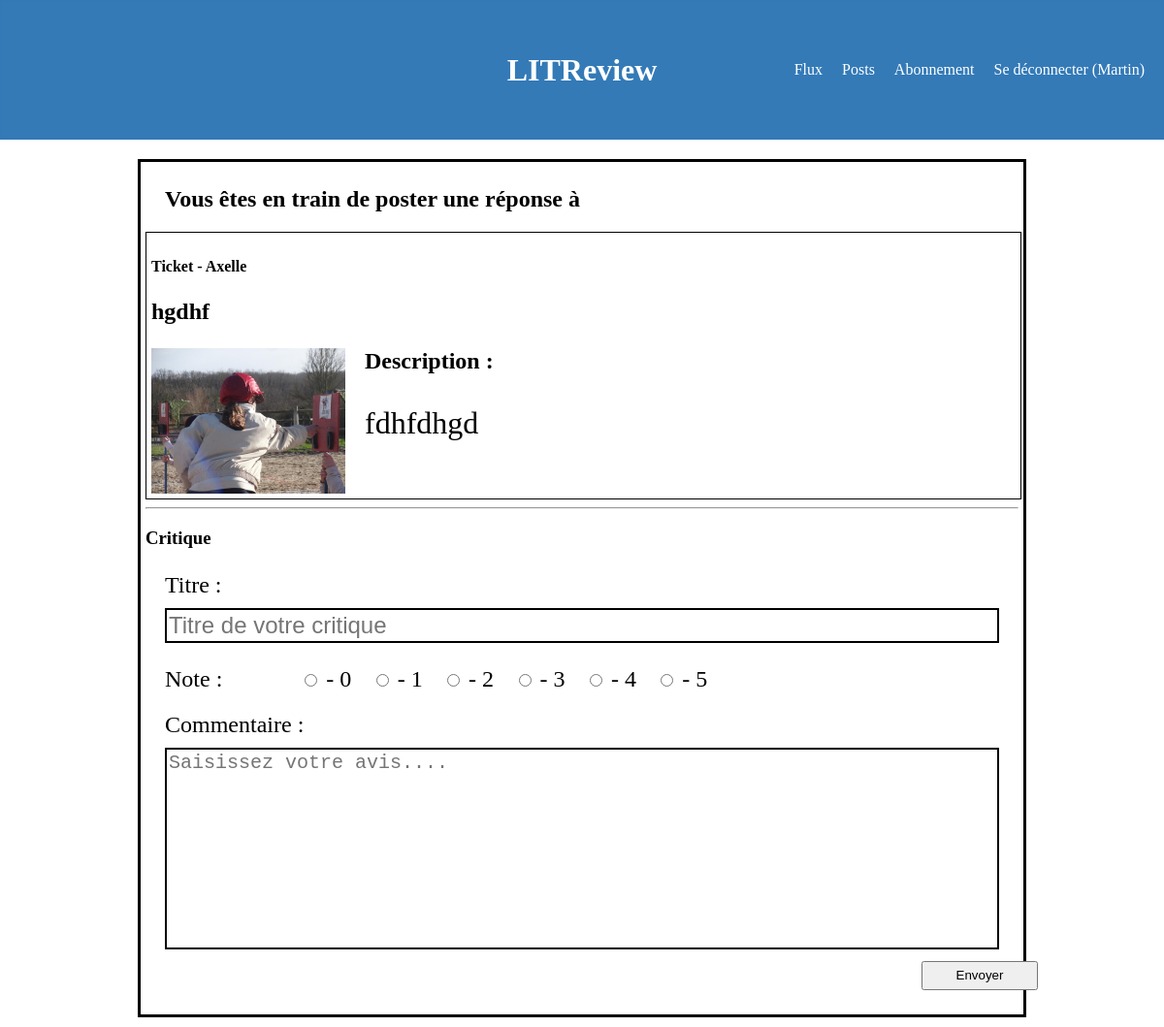
Page /review/40/create (signed in) on the earlier database version.
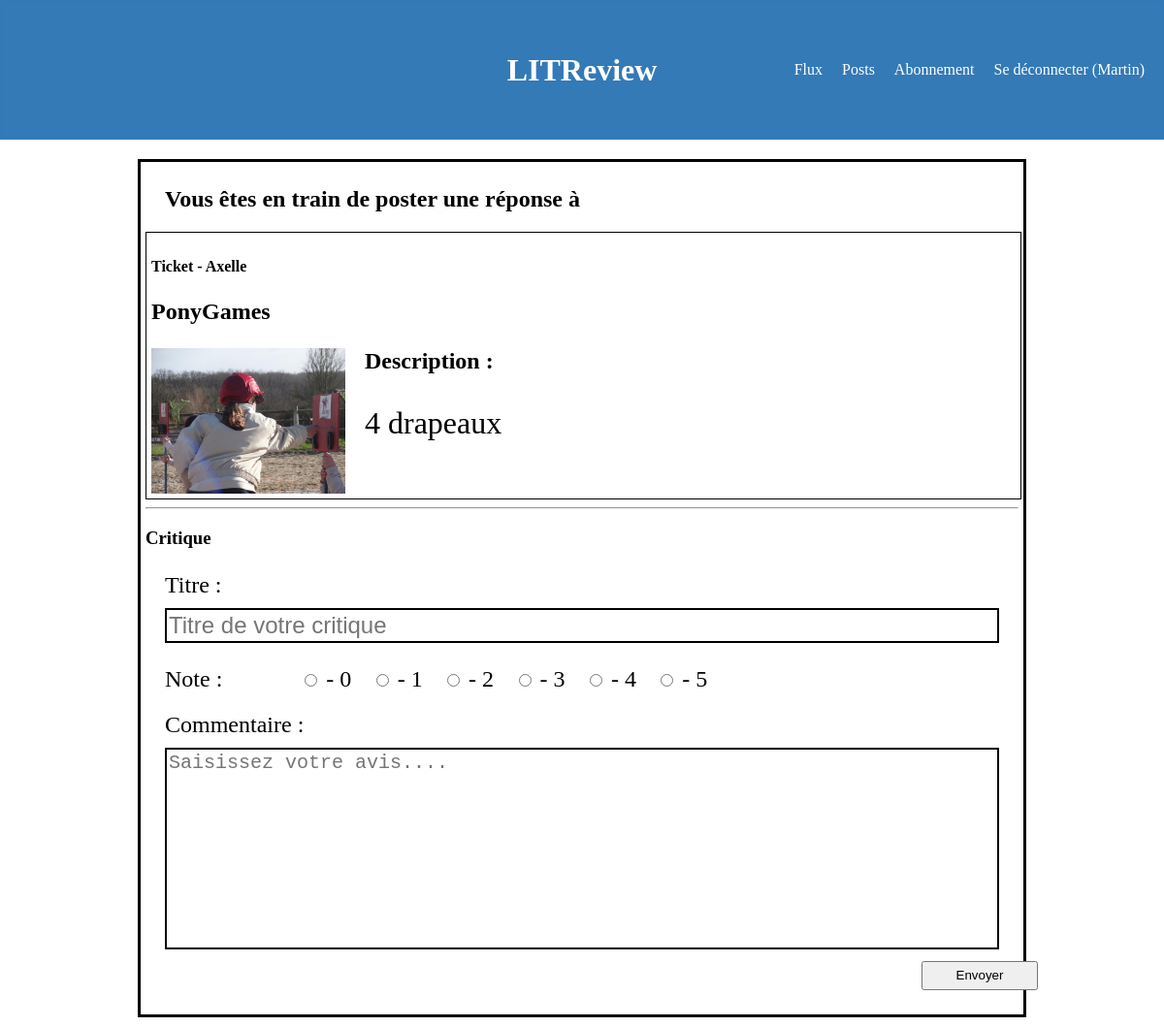
Same page on the later database version.
### review/models.py (models this page shows, shortened)
class Ticket(models.Model):
    IMAGE_MAX_SIZE = (800, 800)
    title = models.CharField(max_length=128, verbose_name='Titre', null=False, blank=False)
    description = models.TextField(max_length=2048, null=False, blank=False, verbose_name='Description')
    user = models.ForeignKey(to=settings.AUTH_USER_MODEL, on_delete=models.CASCADE)
    image = models.ImageField(verbose_name='Image')
    time_created = models.DateTimeField(auto_now=True)
    review_created = models.BooleanField(default=False)

### authentication/models.py (models this page shows)
class User(AbstractUser):
    follows = models.ManyToManyField(
        'self',
        symmetrical=False,
        verbose_name='abonné',
    )

### review/views.py (the view)
# urls.py: path('review/<int:ticket_id>/create', review.views.review_create, name='review_create'),
@login_required
def review_create(request, ticket_id):
    ticket = get_object_or_404(Ticket, id=ticket_id)
    if request.method == 'POST':
        review_form = ReviewForm(request.POST)
        if review_form.is_valid():
            review_form = ReviewForm(request.POST)
            review = review_form.save(commit=False)
            review.user = request.user
            review.ticket = ticket
            review.save()
            return redirect('home')
        else:
            review_form = ReviewForm()
    else:
        ticket = get_object_or_404(Ticket, id=ticket_id)
        review_form = ReviewForm(request.POST)
    context = {
        'ticket': ticket,
        'review_form': review_form,
    }
    return render(request, 'review/review_create.html', context=context)

### review/forms.py
class ReviewForm(forms.ModelForm):
    class Meta:
        model = models.Review
        fields = ['headline', 'rating', 'body']

### review/templates/review/review_create.html (shortened to what this page needs)
{% extends 'base.html' %}
{% load custom_filters %}
{% block content %}
    <div class="main-container">
        <div class="flux">
            <h2> Vous êtes en train de poster une réponse à </h2>
            <form method="post" enctype="multipart/form-data">
                <div class="ticket">
                    <div class="author">
                        <h4 > Ticket - {{ ticket.user }} </h4>
                        <p>{{ ticket.title }}</p>
                        <div class="image-container">
                            <img class="image" src="{{ ticket.image.url }}" alt="">
                            <div class="description">
                                <h2>Description :</h2>
                                <p>
                                    {{ ticket.description }}
                                </p>
                            </div>
                        </div>
                    </div>
                </div>
                <hr>
                <h3>Critique</h3>
                <div class="review">
                    <p>
                        <label for="id_headline" >Titre&nbsp;:</label>
                        <input class="id_headline" type="text" name="headline" maxlength="128" required="" id="id_headline" placeholder="Titre de votre critique">
                    </p>
                    <div class="radio">
                            <label for="id_rating">Note&nbsp;:</label>
                            <div class="radio-inline">
                                <div><input type="radio" id="option0" name="rating" value="0" required> - 0</div>
                                <div><input type="radio" id="option1" name="rating" value="1"> - 1</div>
                                <div><input type="radio" id="option2" name="rating" value="2"> - 2</div>
                                <div><input type="radio" id="option3" name="rating" value="3"> - 3</div>
                                <div><input type="radio" id="option4" name="rating" value="4"> - 4</div>
                                <div><input type="radio" id="option5" name="rating" value="5"> - 5</div>
                            </div>
                    </div>
                    <div class="input-wrapper">
                        <label for="id_body">Commentaire&nbsp;:</label>
                        <textarea class="id_body" id="id_body" name="body" rows="4" cols="50" placeholder="Saisissez votre avis...." required=""></textarea>
                    </div>
                    <form action="{% url 'review_create' ticket.id %}" method='post'>
                        <input class="review_create_button" type="submit" value="Envoyer">
                    </form>
                </div>
            </form>
        </div>
    </div>
{% endblock content %}

Differences in the rows shown:
changed Ticket "Axelle": title "hgdhf" → "PonyGames"; description "fdhfdhgd" → "4 drapeaux"
